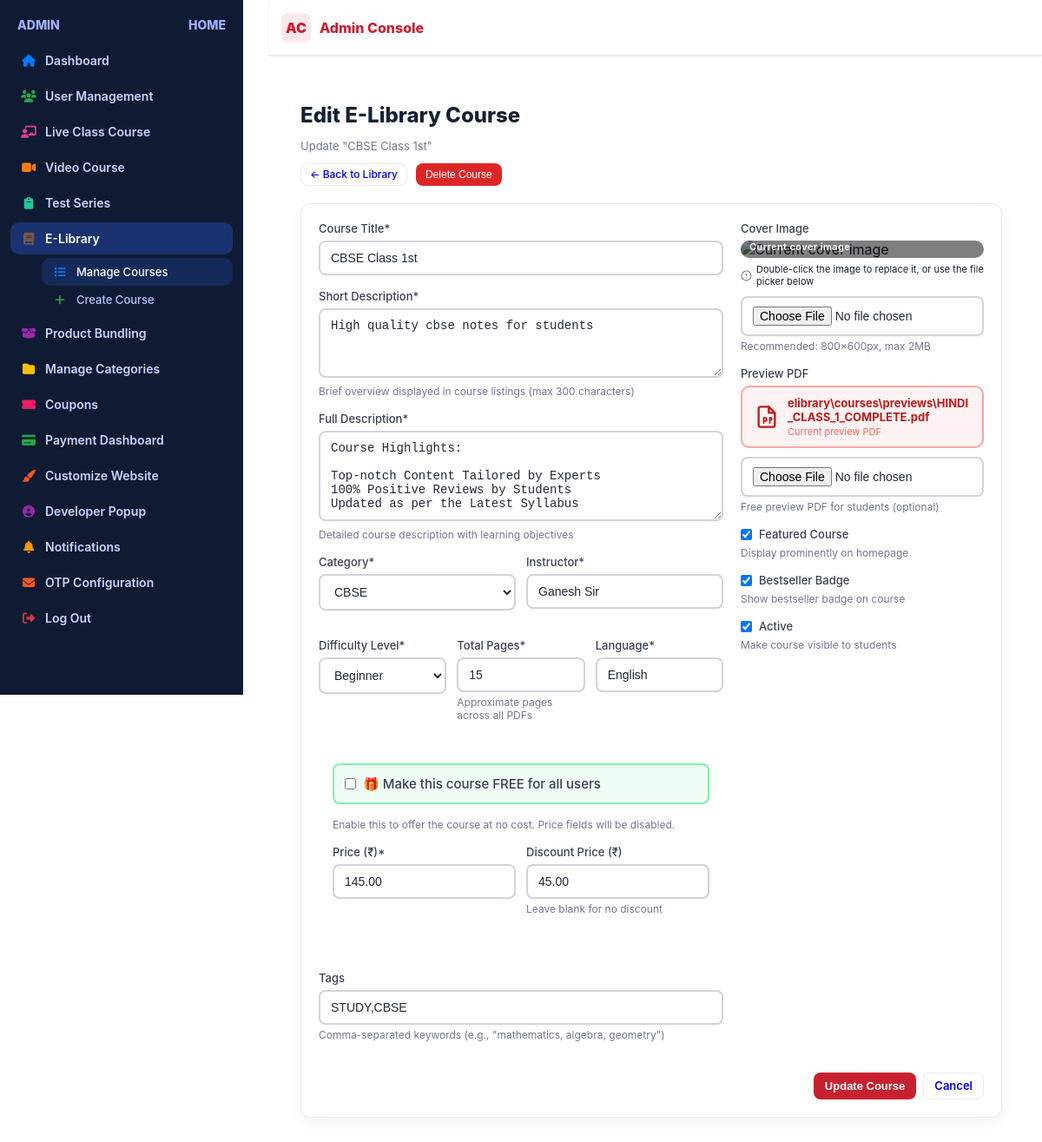
Screenshot of /elibrary/course/30/edit/ (signed in) with the database file from the repository.
### elibrary/models.py (models this page shows, shortened)
class ELibraryCourse(models.Model):
    DIFFICULTY_CHOICES = [
        ('beginner', 'Beginner'),
        ('intermediate', 'Intermediate'),
        ('advanced', 'Advanced'),
    ]
    title = models.CharField(max_length=200)
    description = models.TextField()
    short_description = models.CharField(
        max_length=300,
        help_text="Brief description for card view"
    )
    category = models.ForeignKey(
        Category,
        on_delete=models.CASCADE,
        related_name='elibrary_courses'
    )
    instructor = models.CharField(max_length=100)
    difficulty_level = models.CharField(
        max_length=20,
        choices=DIFFICULTY_CHOICES,
        default='beginner'
    )
    is_free = models.BooleanField(
        default=False,
        help_text="Make this course free for all users"
    )
    price = models.DecimalField(
        max_digits=10,
        decimal_places=2
    )
    discount_price = models.DecimalField(
        max_digits=10,
        decimal_places=2,
        blank=True,
        null=True
    )
    cover_image = models.ImageField(
        upload_to='elibrary/courses/covers/',
        storage=dropbox_storage,
        blank=True,
        null=True
    )
    preview_pdf = models.FileField(
        upload_to='elibrary/courses/previews/',
        storage=dropbox_storage,
        blank=True,
        null=True,
        validators=[FileExtensionValidator(allowed_extensions=['pdf'])]
    )
    is_featured = models.BooleanField(default=False)
    is_active = models.BooleanField(default=True)
    is_bestseller = models.BooleanField(default=False)
    total_pdfs = models.PositiveIntegerField(default=0)
    total_pages = models.PositiveIntegerField(
        default=0,
        help_text="Approximate total pages"
    )
    enrollment_count = models.PositiveIntegerField(default=0)
    tags = models.CharField(
        max_length=500,
        blank=True,
        help_text="Comma-separated tags"
    )
    language = models.CharField(
        max_length=50,
        default='English'
    )
    created_by = models.ForeignKey(
        User,
        on_delete=models.SET_NULL,
        null=True
    )
    created_at = models.DateTimeField(auto_now_add=True)
    updated_at = models.DateTimeField(auto_now=True)
    class Meta:
        ordering = ['-created_at']

### elibrary/views.py (the view)
# urls.py: path('elibrary/course/<int:pk>/edit/', views.elibrary_course_edit, name='elibrary_course_edit'),
@login_required
@user_passes_test(is_admin)
def elibrary_course_edit(request, pk):
    course = get_object_or_404(ELibraryCourse, pk=pk)
    if request.method == 'POST':
        form = ELibraryCourseForm(request.POST, request.FILES, instance=course)
        if form.is_valid():
            try:
                updated_course = form.save()
                messages.success(
                    request,
                    f'✓ Course "{updated_course.title}" has been updated successfully!',
                    extra_tags='success'
                )
                return redirect('elibrary_course_detail', pk=updated_course.pk)
            except Exception as e:
                messages.error(
                    request,
                    f'✗ Error updating course: {str(e)}',
                    extra_tags='danger'
                )
        else:
            messages.error(
                request,
                '✗ Please correct the errors in the form.',
                extra_tags='danger'
            )
    else:
        form = ELibraryCourseForm(instance=course)
    context = {
        'form': form,
        'course': course,
        'item': course,
        'is_edit': True
    }
    return render(request, 'elibrary_edit.html', context)

### elibrary/templates/elibrary_edit.html (shortened to what this page needs)
{% extends "admin_dashboard.html" %}
{% load static %}
{% block content %}
<div class="wrapper">
    <h1 class="h1">Edit E-Library Course</h1>
    <p class="small">Update "{{ course.title }}"</p>
    <div class="nav-buttons">
        <a href="{% url 'elibrary_manage' %}" class="btn">← Back to Library</a>
        <button type="button" class="btn btn-danger" id="deleteCourseBtn">Delete Course</button>
    </div>
    <div class="panel">
        <form method="post" enctype="multipart/form-data" id="courseEditForm">
            <div class="form-layout">
                <div class="form-main-column">
                    <div class="form-group">
                        <label for="{{ form.title.id_for_label }}">Course Title*</label>
                        {{ form.title }}
                    </div>
                    <div class="form-group">
                        <label for="{{ form.short_description.id_for_label }}">Short Description*</label>
                        {{ form.short_description }}
                        <div class="help-text">Brief overview displayed in course listings (max 300 characters)</div>
                    </div>
                    <div class="form-group">
                        <label for="{{ form.description.id_for_label }}">Full Description*</label>
                        {{ form.description }}
                        <div class="help-text">Detailed course description with learning objectives</div>
                    </div>
                    <div class="form-row">
                        <div class="form-col-half">
                            <div class="form-group">
                                <label for="{{ form.category.id_for_label }}">Category*</label>
                                {{ form.category }}
                            </div>
                        </div>
                        <div class="form-col-half">
                            <div class="form-group">
                                <label for="{{ form.instructor.id_for_label }}">Instructor*</label>
                                {{ form.instructor }}
                            </div>
                        </div>
                    </div>
                    <div class="form-row">
                        <div class="form-col-third">
                            <div class="form-group">
                                <label for="{{ form.difficulty_level.id_for_label }}">Difficulty Level*</label>
                                {{ form.difficulty_level }}
                            </div>
                        </div>
                        <div class="form-col-third">
                            <div class="form-group">
                                <label for="{{ form.total_pages.id_for_label }}">Total Pages*</label>
                                {{ form.total_pages }}
                                <div class="help-text">Approximate pages across all PDFs</div>
                            </div>
                        </div>
                        <div class="form-col-third">
                            <div class="form-group">
                                <label for="{{ form.language.id_for_label }}">Language*</label>
                                {{ form.language }}
                            </div>
                        </div>
                    </div>
                    <div class="pricing-section">
                        <div class="form-group">
                            <label class="checkbox-label free-course-checkbox">
                                {{ form.is_free }}
                                <span>🎁 Make this course FREE for all users</span>
                            </label>
                            <div class="help-text">Enable this to offer the course at no cost. Price fields will be disabled.</div>
                        </div>
                        <div id="pricingFields">
                            <div class="form-row">
                                <div class="form-col-half">
                                    <div class="form-group">
                                        <label for="{{ form.price.id_for_label }}">Price (₹)*</label>
                                        {{ form.price }}
                                    </div>
                                </div>
                                <div class="form-col-half">
                                    <div class="form-group">
                                        <label for="{{ form.discount_price.id_for_label }}">Discount Price (₹)</label>
                                        {{ form.discount_price }}
                                        <div class="help-text">Leave blank for no discount</div>
                                    </div>
                                </div>
                            </div>
                        </div>
                    </div>
                    <div class="form-group">
                        <label for="{{ form.tags.id_for_label }}">Tags</label>
                        {{ form.tags }}
                        <div class="help-text">Comma-separated keywords (e.g., "mathematics, algebra, geometry")</div>
                    </div>
                </div>
                <div class="form-sidebar-column">
                    <div class="form-group">
                        <label for="{{ form.cover_image.id_for_label }}">Cover Image</label>
                        {% if course.cover_image %}
                            <div class="image-preview-box"
                                 id="coverImagePreviewBox"
                                 title="Double-click to change image">
                                <img src="{{ course.cover_image.url }}"
                                     alt="Current cover image"
                                     id="coverImagePreview">
                                <div class="image-preview-overlay">
                                </div>
                                <div class="image-preview-label" id="coverImageLabel">Current cover image</div>
                            </div>
                            <div class="image-dblclick-hint">
                                Double-click the image to replace it, or use the file picker below
                            </div>
                        {% endif %}
                        {{ form.cover_image }}
                        <div class="help-text">Recommended: 800×600px, max 2MB</div>
                    </div>
                    <div class="form-group">
                        <label for="{{ form.preview_pdf.id_for_label }}">Preview PDF</label>
                        {% if course.preview_pdf %}
                            <div id="pdfPreviewBadge" class="pdf-preview-badge">
                                <div class="pdf-preview-badge-info">
                                    <span class="pdf-preview-badge-name" id="pdfPreviewName">
                                        {{ course.preview_pdf.name }}
                                    </span>
                                    <span class="pdf-preview-badge-meta">Current preview PDF</span>
                                </div>
                            </div>
                        {% endif %}
                        {{ form.preview_pdf }}
                        <div class="help-text">Free preview PDF for students (optional)</div>
                    </div>
                    <div class="form-group">
                        <label class="checkbox-label">
                            {{ form.is_featured }}
                            <span>Featured Course</span>
                        </label>
                        <div class="help-text">Display prominently on homepage</div>
                    </div>
                    <div class="form-group">
                        <label class="checkbox-label">
                            {{ form.is_bestseller }}
                            <span>Bestseller Badge</span>
                        </label>
                        <div class="help-text">Show bestseller badge on course</div>
                    </div>
                    <div class="form-group">
                        <label class="checkbox-label">
                            {{ form.is_active }}
                            <span>Active</span>
                        </label>
                        <div class="help-text">Make course visible to students</div>
                    </div>
                </div>
            </div>
            <div class="actions">
                <button type="submit" class="btn btn-primary">Update Course</button>
                <a href="{% url 'elibrary_manage' %}" class="btn">Cancel</a>
            </div>
        </form>
    </div>
</div>
{% endblock %}

### rows the page displays
ELibraryCourse: title "CBSE Class 1st", short_description "High quality cbse notes for students", description "Course Highlights: Top-notch Content Tailored by Experts 100% Positive Reviews by Students Updated as per the Latest Syllabus", category "CBSE", instructor "Ganesh Sir", difficulty_level "Beginner", total_pages "15", language "English", price "145.00", discount_price "45.00", tags "STUDY,CBSE", preview_pdf.name "elibrary\\courses\\previews\\HINDI_CLASS_1_COMPLETE.pdf", is_featured "☑", is_bestseller "☑", is_active "☑"
